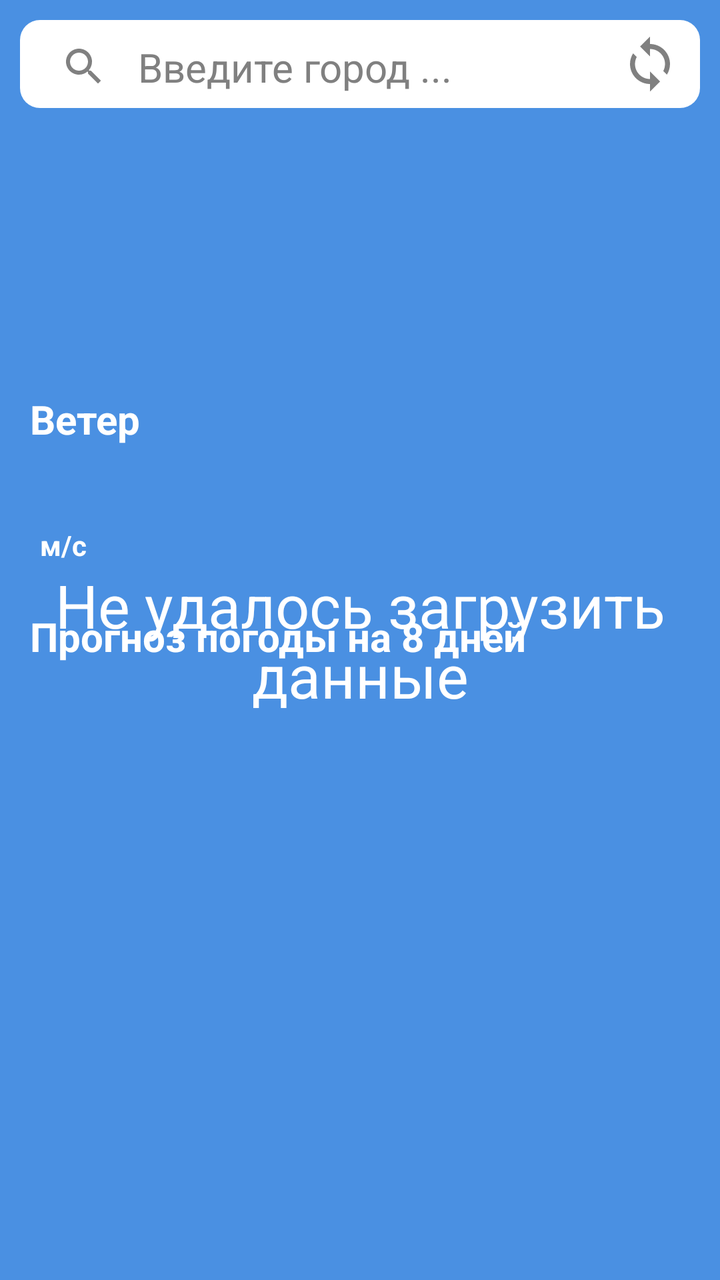
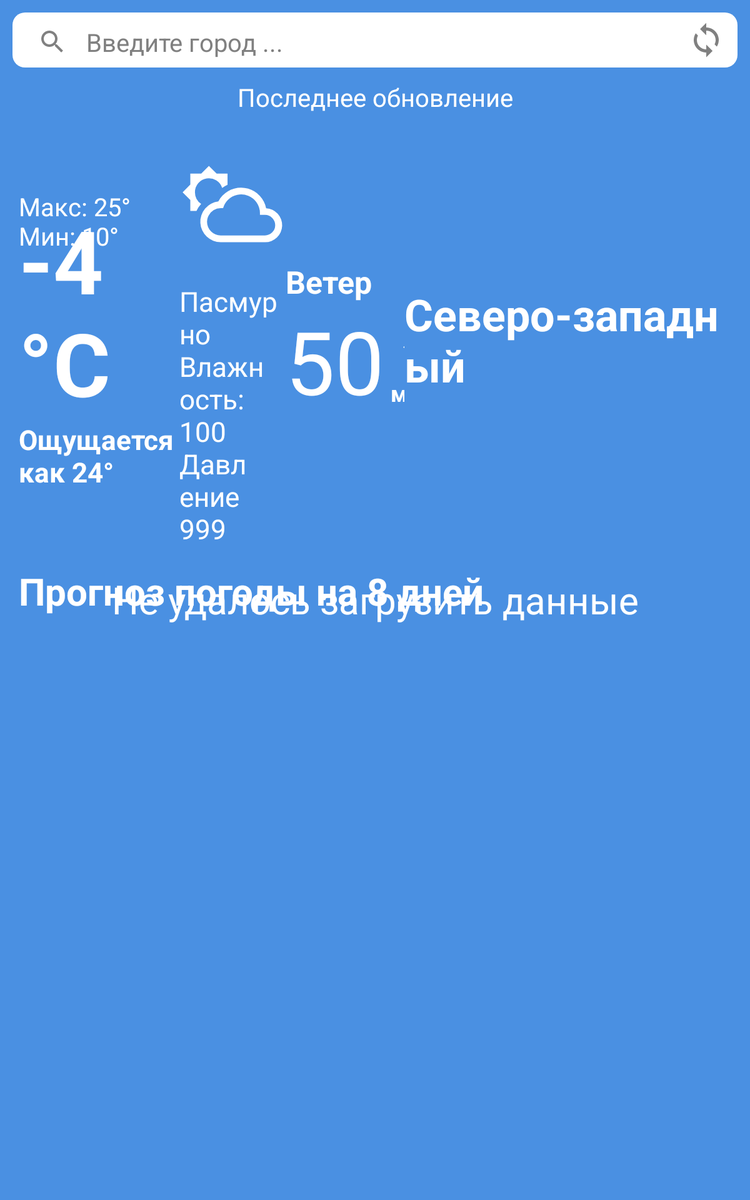

Two renders of one Android screen. The first uses the default layout on a phone; the second uses the alternative layout the repository ships for a different screen configuration, on a matching device. The two XML files are below.
<!-- AndroidManifest.xml: application theme Theme.NatifeWeather -->
<!-- res/layout/fragment_weather.xml -->
<?xml version="1.0" encoding="utf-8"?>
<RelativeLayout xmlns:android="http://schemas.android.com/apk/res/android"
    xmlns:app="http://schemas.android.com/apk/res-auto"
    xmlns:tools="http://schemas.android.com/tools"
    android:layout_width="match_parent"
    android:layout_height="match_parent"
    android:background="@color/blue"
    tools:context=".FragmentWeather">

    <include
        android:id="@+id/toolbar"
        layout="@layout/custom_toolbar" />

    <ScrollView
        android:id="@+id/main_content"
        android:layout_width="match_parent"
        android:layout_height="match_parent"
        android:layout_below="@id/toolbar"
        android:layout_marginStart="15dp"
        android:layout_marginEnd="15dp"
        android:scrollbars="none">

        <LinearLayout
            android:layout_width="match_parent"
            android:layout_height="wrap_content"
            android:orientation="vertical">

            <TextView
                android:id="@+id/updated_field"
                android:layout_width="match_parent"
                android:layout_height="wrap_content"
                android:textAlignment="center"
                android:textColor="@color/white"
                android:textSize="13sp" />

            <LinearLayout
                android:id="@+id/current_weather"
                android:layout_width="match_parent"
                android:layout_height="wrap_content"
                android:layout_marginTop="15dp"
                android:orientation="horizontal">

                <RelativeLayout
                    android:layout_width="wrap_content"
                    android:layout_height="wrap_content"
                    android:layout_gravity="center"
                    android:layout_weight="1">

                    <TextView
                        android:id="@+id/current_temperature_field"
                        android:layout_width="wrap_content"
                        android:layout_height="wrap_content"
                        android:layout_marginTop="10dp"
                        android:textColor="@color/white"
                        android:textSize="50sp"
                        android:textStyle="bold" />

                    <TextView
                        android:id="@+id/minmax_temp_field"
                        android:layout_width="wrap_content"
                        android:layout_height="wrap_content"
                        android:textColor="@color/white"
                        android:textSize="14sp" />

                    <TextView
                        android:id="@+id/feels_like_field"
                        android:layout_width="wrap_content"
                        android:layout_height="wrap_content"
                        android:layout_below="@id/current_temperature_field"
                        android:textColor="@color/white"
                        android:textSize="17sp"
                        android:textStyle="bold" />
                </RelativeLayout>

                <RelativeLayout
                    android:layout_width="wrap_content"
                    android:layout_height="wrap_content">

                    <ImageView
                        android:id="@+id/weather_icon"
                        android:layout_width="70dp"
                        android:layout_height="70dp"
                        />

                    <TextView
                        android:id="@+id/details_field"
                        android:layout_width="wrap_content"
                        android:layout_height="wrap_content"
                        android:layout_below="@+id/weather_icon"
                        android:textColor="@color/white"
                        android:textSize="14sp" />
                </RelativeLayout>
            </LinearLayout>

            <TextView
                android:id="@+id/wind_header"
                android:layout_width="wrap_content"
                android:layout_height="wrap_content"
                android:text="@string/wind_header"
                android:textColor="@color/white"
                android:textSize="20sp"
                android:textStyle="bold" />

            <LinearLayout
                android:id="@+id/current_wind"
                android:layout_width="match_parent"
                android:layout_height="wrap_content">

                <androidx.constraintlayout.widget.ConstraintLayout
                    android:id="@+id/constraintLayout"
                    android:layout_width="wrap_content"
                    android:layout_height="wrap_content"
                    android:layout_weight="1">

                    <TextView
                        android:id="@+id/wind_speed"
                        android:layout_width="wrap_content"
                        android:layout_height="wrap_content"
                        android:textColor="@color/white"
                        android:textSize="50sp"
                        app:layout_constraintStart_toStartOf="parent"
                        app:layout_constraintTop_toTopOf="parent" />

                    <ImageView
                        android:id="@+id/wind_icon"
                        android:layout_width="30sp"
                        android:layout_height="30sp"
                        android:layout_marginStart="5sp"
                        android:layout_marginTop="10sp"
                        app:layout_constraintStart_toEndOf="@id/wind_speed"
                        app:layout_constraintTop_toTopOf="@id/wind_speed" />

                    <TextView
                        android:id="@+id/wind_units"
                        android:layout_width="wrap_content"
                        android:layout_height="wrap_content"
                        android:text="@string/wind_units_metric"
                        android:textColor="@color/white"
                        android:textSize="14sp"
                        android:textStyle="bold"
                        app:layout_constraintStart_toStartOf="@id/wind_icon"
                        app:layout_constraintTop_toBottomOf="@id/wind_icon" />
                </androidx.constraintlayout.widget.ConstraintLayout>

                <TextView
                    android:id="@+id/wind_direct"
                    android:layout_width="wrap_content"
                    android:layout_height="wrap_content"
                    android:layout_gravity="center"
                    android:layout_weight="1"
                    android:textColor="@color/white"
                    android:textSize="25sp"
                    android:textStyle="bold" />
            </LinearLayout>

            <TextView
                android:id="@+id/forecast_header"
                android:layout_width="wrap_content"
                android:layout_height="wrap_content"
                android:layout_marginTop="15dp"
                android:layout_marginBottom="10dp"
                android:text="@string/forecast_header"
                android:textColor="@color/white"
                android:textSize="20sp"
                android:textStyle="bold" />

            <ListView
                android:id="@+id/forecast_list"
                android:layout_width="fill_parent"
                android:layout_height="fill_parent"></ListView>
        </LinearLayout>
    </ScrollView>

    <TextView
        android:id="@+id/waiting_field"
        android:layout_width="match_parent"
        android:layout_height="match_parent"
        android:layout_centerInParent="true"
        android:gravity="center"
        android:text="@string/data_load_fail"
        android:textColor="@color/white"
        android:textSize="30sp" />
</RelativeLayout>
<!-- res/layout/custom_toolbar.xml (included above) -->
<?xml version="1.0" encoding="utf-8"?>
<RelativeLayout xmlns:android="http://schemas.android.com/apk/res/android"
    android:layout_width="match_parent"
    android:layout_height="wrap_content"
    android:background="@color/blue"
    android:padding="10sp">
    <RelativeLayout
        android:layout_width="match_parent"
        android:layout_height="wrap_content"
        android:background="@drawable/search_background"
        >

        <AutoCompleteTextView
            android:id="@+id/search_field"
            android:paddingStart="20sp"
            android:layout_width="match_parent"
            android:layout_height="wrap_content"
            android:drawableStart="@drawable/ic_search"
            android:singleLine="true"
            android:drawablePadding="15sp"
            android:backgroundTint="@color/white"
            android:hint="@string/input_city_hint"
            android:textColorHint="@color/grey"
            android:textSize="20sp"
            android:textColor="@color/black"
            android:inputType="textNoSuggestions"
            android:selectAllOnFocus="true"
            android:completionThreshold="1"
            />
        <ImageView
            android:layout_width="wrap_content"
            android:layout_height="wrap_content"
          />
        <ImageView
            android:id="@+id/reload_icon"
            android:layout_alignParentEnd="true"
            android:layout_width="30sp"
            android:layout_height="30sp"
            android:src="@drawable/ic_reload"
            android:layout_centerVertical="true"
            android:layout_marginEnd="10sp"/>

    </RelativeLayout>

</RelativeLayout>
<!-- resources referenced by this layout -->
<resources>
  <color name="black">#FF000000</color>
  <color name="blue">#4A90E2</color>
  <color name="grey">#808080</color>
  <color name="white">#FFFFFFFF</color>
  <!-- drawable ic_reload (drawable) -->
  <vector android:height="24dp" android:tint="@color/grey"
      android:viewportHeight="24" android:viewportWidth="24"
      android:width="24dp" xmlns:android="http://schemas.android.com/apk/res/android">
      <path android:fillColor="@android:color/white" android:pathData="M12,4L12,1L8,5l4,4L12,6c3.31,0 6,2.69 6,6 0,1.01 -0.25,1.97 -0.7,2.8l1.46,1.46C19.54,15.03 20,13.57 20,12c0,-4.42 -3.58,-8 -8,-8zM12,18c-3.31,0 -6,-2.69 -6,-6 0,-1.01 0.25,-1.97 0.7,-2.8L5.24,7.74C4.46,8.97 4,10.43 4,12c0,4.42 3.58,8 8,8v3l4,-4 -4,-4v3z"/>
  </vector>
  <!-- drawable ic_search (drawable) -->
  <vector android:height="24dp" android:tint="@color/grey"
      android:viewportHeight="24" android:viewportWidth="24"
      android:width="24dp" xmlns:android="http://schemas.android.com/apk/res/android">
      <path android:fillColor="@android:color/black" android:pathData="M15.5,14h-0.79l-0.28,-0.27C15.41,12.59 16,11.11 16,9.5 16,5.91 13.09,3 9.5,3S3,5.91 3,9.5 5.91,16 9.5,16c1.61,0 3.09,-0.59 4.23,-1.57l0.27,0.28v0.79l5,4.99L20.49,19l-4.99,-5zM9.5,14C7.01,14 5,11.99 5,9.5S7.01,5 9.5,5 14,7.01 14,9.5 11.99,14 9.5,14z"/>
  </vector>
  <!-- drawable search_background (drawable) -->
  <?xml version="1.0" encoding="utf-8"?>
  <layer-list xmlns:android="http://schemas.android.com/apk/res/android">
      <item >
          <shape android:shape="rectangle">
              <solid android:color="@color/white"/>
  
              <corners android:radius="10sp"/>
          </shape>
      </item>
  </layer-list>
  <string name="data_load_fail">Не удалось загрузить данные</string>
  <string name="forecast_header">Прогноз погоды на 8 дней</string>
  <string name="input_city_hint">Введите город ...</string>
  <string name="wind_header">Ветер</string>
  <string name="wind_units_metric">м/с</string>
  <style name="Theme.NatifeWeather" parent="Theme.MaterialComponents.DayNight.NoActionBar">
          
          <item name="colorPrimary">@color/purple_500</item>
          <item name="colorPrimaryVariant">@color/blue</item>
          <item name="colorOnPrimary">@color/white</item>
          
          <item name="colorSecondary">@color/teal_200</item>
          <item name="colorSecondaryVariant">@color/teal_700</item>
          <item name="colorOnSecondary">@color/black</item>
          
          <item name="android:statusBarColor" tools:targetApi="l">?attr/colorPrimaryVariant</item>
          
      </style>
  <color name="purple_500">#FF6200EE</color>
  <color name="teal_200">#FF03DAC5</color>
  <color name="teal_700">#FF018786</color>
</resources>
<!-- res/layout-sw600dp/fragment_weather.xml (the repository's variant of the layout above) -->
<!-- drawn on a 7-inch tablet held upright -->
<?xml version="1.0" encoding="utf-8"?>
<RelativeLayout xmlns:android="http://schemas.android.com/apk/res/android"
    xmlns:app="http://schemas.android.com/apk/res-auto"
    xmlns:tools="http://schemas.android.com/tools"
    android:layout_width="match_parent"
    android:layout_height="match_parent"
    android:background="@color/blue"
    tools:context=".FragmentWeather">

    <include
        android:id="@+id/toolbar"
        layout="@layout/custom_toolbar" />

    <ScrollView
        android:id="@+id/main_content"
        android:layout_width="match_parent"
        android:layout_height="match_parent"
        android:layout_below="@id/toolbar"
        android:layout_marginStart="15dp"
        android:layout_marginEnd="15dp"
        android:scrollbars="none">

        <LinearLayout
            android:layout_width="match_parent"
            android:layout_height="wrap_content"
            android:orientation="vertical">

            <TextView
                android:id="@+id/updated_field"
                android:layout_width="match_parent"
                android:layout_height="wrap_content"
                android:text="Последнее обновление"
                android:textAlignment="center"
                android:textColor="@color/white"
                android:textSize="20sp" />

            <LinearLayout
                android:id="@+id/current_weather"
                android:layout_width="match_parent"
                android:layout_height="wrap_content"
                android:layout_marginTop="15dp"
                android:orientation="horizontal">

                <RelativeLayout
                    android:layout_width="wrap_content"
                    android:layout_height="wrap_content"
                    android:layout_gravity="center"
                    android:layout_weight="1">

                    <TextView
                        android:id="@+id/current_temperature_field"
                        android:layout_width="wrap_content"
                        android:layout_height="wrap_content"
                        android:layout_marginTop="10dp"
                        android:text="-4 °C"
                        android:textColor="@color/white"
                        android:textSize="70sp"
                        android:textStyle="bold" />

                    <TextView
                        android:id="@+id/minmax_temp_field"
                        android:layout_width="wrap_content"
                        android:layout_height="wrap_content"
                        android:text="Макс: 25° Мин: 10°"
                        android:textColor="@color/white"
                        android:textSize="20sp" />

                    <TextView
                        android:id="@+id/feels_like_field"
                        android:layout_width="wrap_content"
                        android:layout_height="wrap_content"
                        android:layout_below="@id/current_temperature_field"
                        android:text="Ощущается как 24°"
                        android:textColor="@color/white"
                        android:textSize="22sp"
                        android:textStyle="bold" />
                </RelativeLayout>

                <RelativeLayout
                    android:layout_width="wrap_content"
                    android:layout_height="wrap_content"
                    android:layout_weight="1">

                    <ImageView
                        android:id="@+id/weather_icon"
                        android:layout_width="120dp"
                        android:layout_height="120dp"
                        android:src="@drawable/ic_white_day_cloudy" />

                    <TextView
                        android:id="@+id/details_field"
                        android:layout_width="wrap_content"
                        android:layout_height="wrap_content"
                        android:layout_below="@+id/weather_icon"
                        android:text="Пасмурно\nВлажность: 100\nДавление 999 "
                        android:textColor="@color/white"
                        android:textSize="22sp" />
                </RelativeLayout>

                <LinearLayout
                    android:id="@+id/current_wind"
                    android:layout_width="wrap_content"
                    android:layout_height="wrap_content"
                    android:layout_gravity="center"
                    android:layout_weight="1">

                    <androidx.constraintlayout.widget.ConstraintLayout
                        android:id="@+id/constraintLayout"
                        android:layout_width="wrap_content"
                        android:layout_height="wrap_content"
                        android:layout_weight="1">

                        <TextView
                            android:id="@+id/wind_header"
                            android:layout_width="wrap_content"
                            android:layout_height="wrap_content"
                            android:text="@string/wind_header"
                            android:textColor="@color/white"
                            android:textSize="25sp"
                            android:textStyle="bold"
                            app:layout_constraintStart_toStartOf="parent"
                            app:layout_constraintTop_toTopOf="parent" />

                        <TextView
                            android:id="@+id/wind_speed"
                            android:layout_width="wrap_content"
                            android:layout_height="wrap_content"
                            android:text="50"
                            android:textColor="@color/white"
                            android:textSize="70sp"
                            app:layout_constraintStart_toStartOf="parent"
                            app:layout_constraintTop_toBottomOf="@id/wind_header" />

                        <ImageView
                            android:id="@+id/wind_icon"
                            android:layout_width="50sp"
                            android:layout_height="50sp"
                            android:layout_marginLeft="5sp"
                            android:layout_marginTop="10sp"
                            android:src="@drawable/ic_icon_wind_e"
                            app:layout_constraintStart_toEndOf="@id/wind_speed"
                            app:layout_constraintTop_toTopOf="@id/wind_speed" />

                        <TextView
                            android:id="@+id/wind_units"
                            android:layout_width="wrap_content"
                            android:layout_height="wrap_content"
                            android:text="@string/wind_units_metric"
                            android:textColor="@color/white"
                            android:textSize="18sp"
                            android:textStyle="bold"
                            app:layout_constraintStart_toStartOf="@id/wind_icon"
                            app:layout_constraintTop_toBottomOf="@id/wind_icon" />
                    </androidx.constraintlayout.widget.ConstraintLayout>

                    <TextView
                        android:id="@+id/wind_direct"
                        android:layout_width="wrap_content"
                        android:layout_height="wrap_content"
                        android:layout_gravity="center"
                        android:layout_weight="1"
                        android:text="Северо-западный"
                        android:textColor="@color/white"
                        android:textSize="35sp"
                        android:textStyle="bold" />
                </LinearLayout>
            </LinearLayout>


            <TextView
                android:id="@+id/forecast_header"
                android:layout_width="wrap_content"
                android:layout_height="wrap_content"
                android:layout_marginTop="15dp"
                android:layout_marginBottom="10dp"
                android:text="@string/forecast_header"
                android:textColor="@color/white"
                android:textSize="30sp"
                android:textStyle="bold" />

            <ListView
                android:id="@+id/forecast_list"
                android:layout_width="fill_parent"
                android:layout_height="fill_parent"></ListView>
        </LinearLayout>
    </ScrollView>

    <TextView
        android:id="@+id/waiting_field"
        android:layout_width="match_parent"
        android:layout_height="match_parent"
        android:layout_centerInParent="true"
        android:gravity="center"
        android:text="@string/data_load_fail"
        android:textColor="@color/white"
        android:textSize="30sp" />
</RelativeLayout>
<!-- resources referenced by the variant -->
<!-- as a 7-inch tablet held upright resolves them -->
<resources>
  <color name="black">#FF000000</color>
  <color name="blue">#4A90E2</color>
  <color name="grey">#808080</color>
  <color name="white">#FFFFFFFF</color>
  <!-- drawable ic_icon_wind_e (drawable) -->
  <vector android:height="200dp" android:viewportHeight="34"
      android:viewportWidth="34" android:width="200dp" xmlns:android="http://schemas.android.com/apk/res/android">
      <group>
          <clip-path android:pathData="M13.96,24.57l1.42,-1.41l-4.66,-4.66l16.39,0l0,-2l-16.39,0l4.66,-4.66l-1.42,-1.41l-7.07,7.07l7.07,7.07z"/>
          <group>
              <clip-path android:pathData="M5,5h24v24h-24z"/>
              <group>
                  <clip-path android:pathData="M5,5h24v24h-24z"/>
                  <group>
                      <clip-path android:pathData="M5,5h24v24h-24z"/>
                      <path android:fillColor="#fff" android:pathData="M0,0h34v34h-34z"/>
                  </group>
              </group>
          </group>
      </group>
  </vector>
  <!-- drawable ic_reload (drawable) -->
  <vector android:height="24dp" android:tint="@color/grey"
      android:viewportHeight="24" android:viewportWidth="24"
      android:width="24dp" xmlns:android="http://schemas.android.com/apk/res/android">
      <path android:fillColor="@android:color/white" android:pathData="M12,4L12,1L8,5l4,4L12,6c3.31,0 6,2.69 6,6 0,1.01 -0.25,1.97 -0.7,2.8l1.46,1.46C19.54,15.03 20,13.57 20,12c0,-4.42 -3.58,-8 -8,-8zM12,18c-3.31,0 -6,-2.69 -6,-6 0,-1.01 0.25,-1.97 0.7,-2.8L5.24,7.74C4.46,8.97 4,10.43 4,12c0,4.42 3.58,8 8,8v3l4,-4 -4,-4v3z"/>
  </vector>
  <!-- drawable ic_search (drawable) -->
  <vector android:height="24dp" android:tint="@color/grey"
      android:viewportHeight="24" android:viewportWidth="24"
      android:width="24dp" xmlns:android="http://schemas.android.com/apk/res/android">
      <path android:fillColor="@android:color/black" android:pathData="M15.5,14h-0.79l-0.28,-0.27C15.41,12.59 16,11.11 16,9.5 16,5.91 13.09,3 9.5,3S3,5.91 3,9.5 5.91,16 9.5,16c1.61,0 3.09,-0.59 4.23,-1.57l0.27,0.28v0.79l5,4.99L20.49,19l-4.99,-5zM9.5,14C7.01,14 5,11.99 5,9.5S7.01,5 9.5,5 14,7.01 14,9.5 11.99,14 9.5,14z"/>
  </vector>
  <!-- drawable search_background (drawable) -->
  <?xml version="1.0" encoding="utf-8"?>
  <layer-list xmlns:android="http://schemas.android.com/apk/res/android">
      <item >
          <shape android:shape="rectangle">
              <solid android:color="@color/white"/>
  
              <corners android:radius="10sp"/>
          </shape>
      </item>
  </layer-list>
  <string name="data_load_fail">Не удалось загрузить данные</string>
  <string name="forecast_header">Прогноз погоды на 8 дней</string>
  <string name="input_city_hint">Введите город ...</string>
  <string name="wind_header">Ветер</string>
  <string name="wind_units_metric">м/с</string>
  <style name="Theme.NatifeWeather" parent="Theme.MaterialComponents.DayNight.NoActionBar">
          
          <item name="colorPrimary">@color/purple_500</item>
          <item name="colorPrimaryVariant">@color/blue</item>
          <item name="colorOnPrimary">@color/white</item>
          
          <item name="colorSecondary">@color/teal_200</item>
          <item name="colorSecondaryVariant">@color/teal_700</item>
          <item name="colorOnSecondary">@color/black</item>
          
          <item name="android:statusBarColor" tools:targetApi="l">?attr/colorPrimaryVariant</item>
          
      </style>
  <color name="purple_500">#FF6200EE</color>
  <color name="teal_200">#FF03DAC5</color>
  <color name="teal_700">#FF018786</color>
  <!-- some entries are left out for length -->
</resources>
